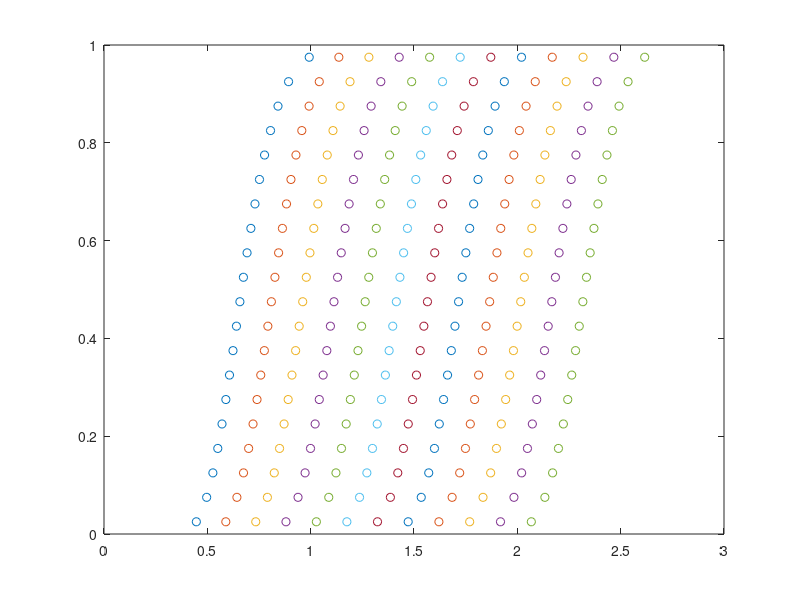

Write MATLAB code to recreate this figure.
clc;
clear;
Iref=0.1;
samplecdf=zeros(12,20);
TI_lgn=zeros(12,20);
Turb_lgn=zeros(12,20);

for jj=1:20
samplecdf(:,jj)=0.05*(jj-1)+((0.05)/2);
end

for MWS=1:12
    v=(MWS+1)*2;
    E_turb=Iref*(0.75*v+3.8);
%   Sigma_turb=Iref*(0.27*v+1.4);
    Sigma_turb=Iref*(1.4);
    mu=log(E_turb^2/sqrt(Sigma_turb^2+E_turb^2));
    sigma=sqrt(log((Sigma_turb^2/E_turb^2)+1));

for kk=1:20
    Turb_lgn(MWS,kk)=icdf('lognormal',samplecdf(MWS,kk),mu,sigma);
    TI_lgn(MWS,kk)=Turb_lgn(MWS,kk)/v;
     
end
plot(Turb_lgn(MWS,:),samplecdf(MWS,:),'o')
hold on
end

save('Turb_lgn_lowIref.mat','Turb_lgn');
save('TI_lgn_lowIref.mat','TI_lgn');

